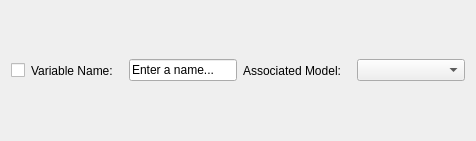
<?xml version="1.0" encoding="UTF-8"?>
<ui version="4.0">
 <class>VariableEntry</class>
 <widget class="QWidget" name="VariableEntry">
  <property name="geometry">
   <rect>
    <x>0</x>
    <y>0</y>
    <width>476</width>
    <height>141</height>
   </rect>
  </property>
  <property name="windowTitle">
   <string>Form</string>
  </property>
  <layout class="QHBoxLayout" name="horizontalLayout">
   <item>
    <widget class="QCheckBox" name="variableSelectedCheckBox">
     <property name="text">
      <string/>
     </property>
    </widget>
   </item>
   <item>
    <widget class="QLabel" name="variableLabel">
     <property name="text">
      <string>Variable Name:   </string>
     </property>
    </widget>
   </item>
   <item>
    <widget class="QLineEdit" name="variableNameLineEdit">
     <property name="sizePolicy">
      <sizepolicy hsizetype="Minimum" vsizetype="Fixed">
       <horstretch>0</horstretch>
       <verstretch>0</verstretch>
      </sizepolicy>
     </property>
     <property name="text">
      <string>Enter a name...</string>
     </property>
    </widget>
   </item>
   <item>
    <widget class="QLabel" name="modelLabel">
     <property name="text">
      <string>Associated Model:   </string>
     </property>
    </widget>
   </item>
   <item>
    <widget class="QComboBox" name="modelEntriesComboBox">
     <property name="sizePolicy">
      <sizepolicy hsizetype="Expanding" vsizetype="Fixed">
       <horstretch>0</horstretch>
       <verstretch>0</verstretch>
      </sizepolicy>
     </property>
    </widget>
   </item>
  </layout>
 </widget>
 <resources/>
 <connections/>
</ui>
